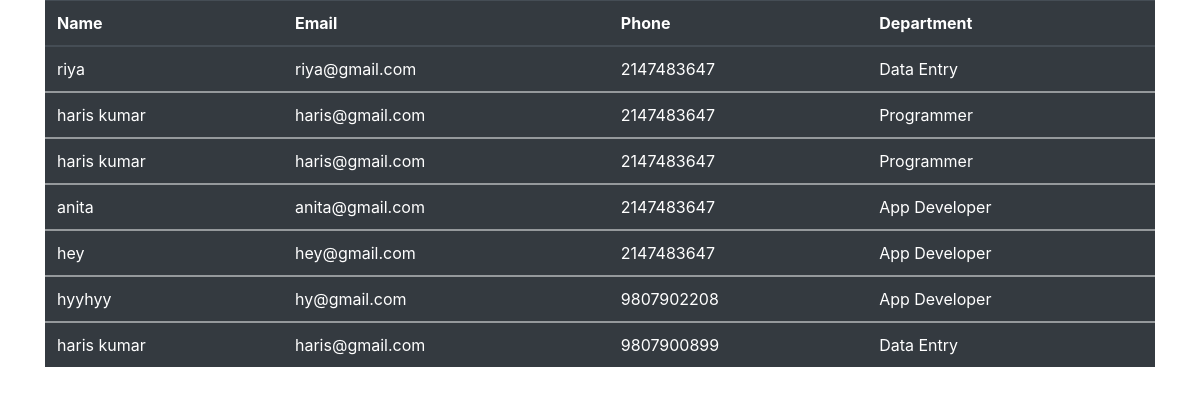
The page /view.php on the database its author committed.
### tables this page shows
CREATE TABLE `intern_details` (
  `id` int(11) NOT NULL,
  `name` varchar(100) NOT NULL,
  `email` varchar(150) NOT NULL,
  `phone` varchar(20) NOT NULL,
  `department_id` int(11) DEFAULT NULL
);

CREATE TABLE `d_details` (
  `id` int(11) NOT NULL,
  `d_name` varchar(100) NOT NULL
);

### view.php (the view)
<html>
    <head>
        <link rel="stylesheet" href="https://stackpath.bootstrapcdn.com/bootstrap/4.4.1/css/bootstrap.min.css">
        <link rel="stylesheet" href="https://stackpath.bootstrapcdn.com/bootstrap/4.4.1/js/bootstrap.min.js">
        <link rel="stylesheet" href="https://stackpath.bootstrapcdn.com/bootstrap/4.4.1/js/bootstrap.bundle.min.js">
    </head>
    <body >
    <div class="container">
    <table class="table table-dark">
        <thead>
            <tr>
                <th scope="col">Name</th>
                <th scope="col">Email</th>
                <th scope="col">Phone</th>
                <th scope="col">Department</th>
            </tr>
            <?php
                include_once"config.php";
                $sql=mysqli_query($conn,"SELECT * FROM intern_details");
                while($row=mysqli_fetch_assoc($sql)){
           ?>
        </thead>
        <tbody>
            <tr>
                <td><?=$row["name"] ?></td>
                <td><?=$row["email"] ?></td>
                <td><?=$row["phone"] ?></td>
                <td><?php
                       $store=$row['department_id'];
                        $sql2=mysqli_query($conn, "SELECT d_name FROM d_details WHERE id='$store'");
                        $dept=mysqli_fetch_assoc($sql2);
                        echo $dept['d_name'];
                    ?>
                </td>
            </tr>
            <?php
                }
            ?>
        </tbody>
    </table>
    </div>
    </body>
</html>

### rows shown on the page
intern_details: name "riya", email "riya@gmail.com", phone "2147483647", department.d_name "Data Entry"
intern_details: name "haris kumar", email "haris@gmail.com", phone "2147483647", department.d_name "Programmer"
intern_details: name "haris kumar", email "haris@gmail.com", phone "2147483647", department.d_name "Programmer"
intern_details: name "anita", email "anita@gmail.com", phone "2147483647", department.d_name "App Developer"
intern_details: name "hey", email "hey@gmail.com", phone "2147483647", department.d_name "App Developer"
intern_details: name "hyyhyy", email "hy@gmail.com", phone "9807902208", department.d_name "App Developer"
intern_details: name "haris kumar", email "haris@gmail.com", phone "9807900899", department.d_name "Data Entry"
